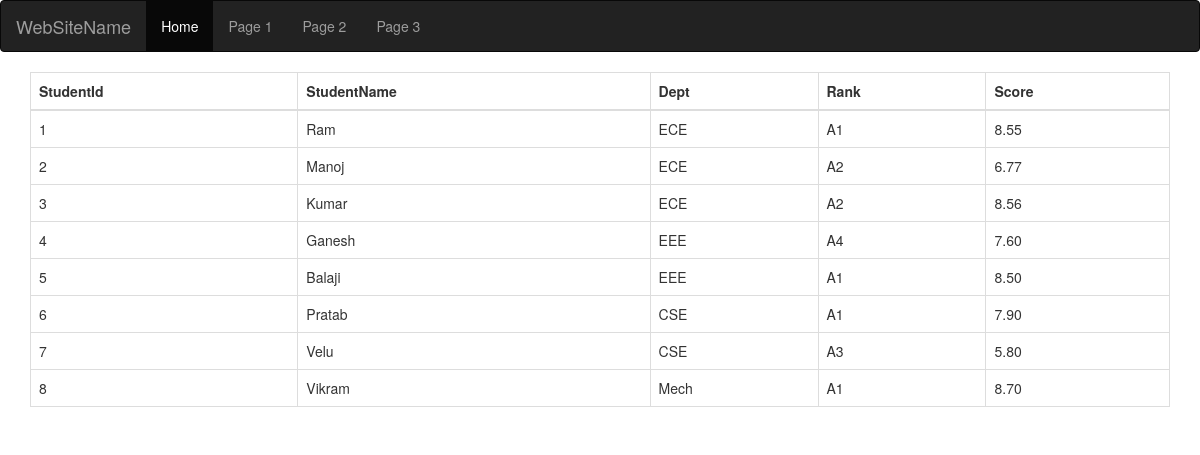
Screenshot of /details/forms with the database file from the repository.
### detail/models.py (models this page shows, shortened)
class Student(models.Model):
    studentId = models.AutoField(primary_key=True)
    studentName = models.CharField(max_length=60)
    CourseID= models.ForeignKey(CourseDetails, on_delete=models.CASCADE,null=True)

### detail/views.py (the view)
# urls.py: path('forms', views.formret, name='forms'),
def formret(request):
    StudentInfo= StudentDetail.objects.values('studentId','studentId__studentName','studentId__CourseID__courseName','rankId_id__Desc','Score')
    return render(request,'form2.html',{'StudentInfo':StudentInfo})

### detail/templates/form2.html
{% extends "form1.html" %}
   {% block content %}
<div class="container">
    <table class="table table-bordered">
    <thead>
      <tr>
        <th>StudentId</th>
           <th>StudentName</th>
        <th>Dept</th>
        <th>Rank</th>
          <th>Score</th>
      </tr>
    </thead>
         <tbody>
         {%for val in StudentInfo %}
         <tr>
             <td>{{val.studentId}}</td>
              <td>{{val.studentId__studentName}}</td>
             <td>{{val.studentId__CourseID__courseName}}</td>
                <td>{{val.rankId_id__Desc}}</td>
                <td>{{val.Score}}</td>
             </tr>
         {%endfor%}
         </tbody>
</table>
    </div>
   {% endblock %}

### detail/templates/form1.html (shortened to what this page needs)
{% extends "detail/base.html" %}

### detail/templates/detail/base.html (shortened to what this page needs)
<!DOCTYPE html>
<html>
<head lang="en">
    <link rel="stylesheet" href="https://maxcdn.bootstrapcdn.com/bootstrap/3.3.7/css/bootstrap.min.css">
</head>
<body>
    {% include 'navigate.html' %}
    {% block content %}{% endblock %}
</body>
</html>

### detail/templates/navigate.html
<nav class="navbar navbar-inverse">
  <div class="container-fluid">
    <div class="navbar-header">
      <a class="navbar-brand" href="#">WebSiteName</a>
    </div>
    <ul class="nav navbar-nav">
      <li class="active"><a href="#">Home</a></li>
      <li><a href="#">Page 1</a></li>
      <li><a href="#">Page 2</a></li>
      <li><a href="#">Page 3</a></li>
    </ul>
  </div>
</nav>

### rows the page displays
Student: studentId "2", studentId__studentName "Manoj", studentId__CourseID__courseName "ECE", rankId_id__Desc "A2", Score "6.77"
Student: studentId "3", studentId__studentName "Kumar", studentId__CourseID__courseName "ECE", rankId_id__Desc "A2", Score "8.56"
Student: studentId "4", studentId__studentName "Ganesh", studentId__CourseID__courseName "EEE", rankId_id__Desc "A4", Score "7.60"
Student: studentId "5", studentId__studentName "Balaji", studentId__CourseID__courseName "EEE", rankId_id__Desc "A1", Score "8.50"
Student: studentId "6", studentId__studentName "Pratab", studentId__CourseID__courseName "CSE", rankId_id__Desc "A1", Score "7.90"
Student: studentId "7", studentId__studentName "Velu", studentId__CourseID__courseName "CSE", rankId_id__Desc "A3", Score "5.80"
Student: studentId "8", studentId__studentName "Vikram", studentId__CourseID__courseName "Mech", rankId_id__Desc "A1", Score "8.70"

### other values shown
{{ val.studentId }} "1"
{{ val.studentId__studentName }} "Ram"
{{ val.studentId__CourseID__courseName }} "ECE"
{{ val.rankId_id__Desc }} "A1"
{{ val.Score }} "8.55"
